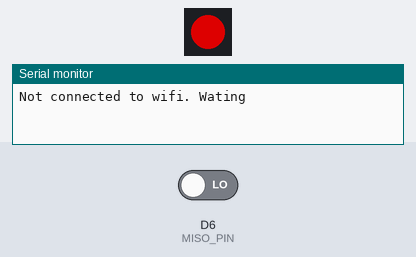
Bench run of a program on a simulated ESP8266 (NodeMCU). Shown: 1 RGB LEDs in strip order, left to right, the last lines printed to the serial monitor. Inputs (shaded band) come from the test bench; at power-on: D6 (MISO_PIN) LOW. Dim RGB values are drawn brighter than linear; WiFi joins after 1.5 s; servers stay silent unless stated.

Above: at 0.1 s.
At 2.1 s:
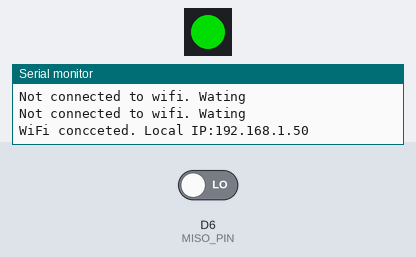
Timing chart, 0 to 3.6 s (numbered marks = the images above):
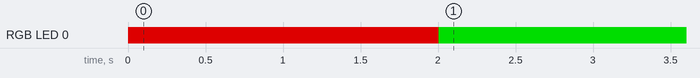

The program:

main.cpp
```cpp
#include <Arduino.h>

#include <Adafruit_NeoPixel.h>
#include <SPI.h>
#include "MCP3008.h"
#include <ESP8266WiFi.h>
#include <ESP8266WiFiMulti.h>
#include <WiFiUdp.h>

#include <SPI.h>

#include <ESP8266WiFi.h>
#include <WiFiUdp.h>

//define pin connections
#define CS_PIN D2
#define CLOCK_PIN D3
#define MOSI_PIN D4
#define MISO_PIN D6

//Constants
WiFiUDP Udp;
MCP3008 adc(CLOCK_PIN, MOSI_PIN, MISO_PIN, CS_PIN);
Adafruit_NeoPixel pixels = Adafruit_NeoPixel(1, D7, NEO_GRB + NEO_KHZ800);
// SHould not be more than 256 in order to minimize packet framentation (1 short int is packed in two bytes, giving a max packet size og 512 for buffer size 256)
const int BUFFER_SIZE = 256;
const int SLEEP_INTERVAL_MS = 10;

void setup() {
  // put your setup code here, to run once:
  Serial.begin(9600);

  pixels.begin(); // This initializes the NeoPixel library.

  // Set pixel to red before connecting
  pixels.setPixelColor(0, pixels.Color(150,0,0));
  pixels.show();

  /*
  for(uint8_t t = 6; t > 0; t--) {
      Serial.printf("[SETUP] WAIT %d...\n", t);
      Serial.flush();
      delay(1000);
  }
  */
  /*
  WiFiMulti.addAP("1 er sejere end 4", "elisabeth");

  while(WiFiMulti.run() != WL_CONNECTED) {
    Serial.println("Not connected to wifi. Wating");
    pixels.setPixelColor(0, pixels.Color(255,0,0));
    delay(500);
    pixels.setPixelColor(0, pixels.Color(150,0,0));
    delay(500);
  }
  */
  WiFi.begin("1 er sejere end 4", "elisabeth");

  while (WiFi.status() != WL_CONNECTED) {
    Serial.println("Not connected to wifi. Wating");
    pixels.setPixelColor(0, pixels.Color(255,0,0));
    delay(500);
    pixels.setPixelColor(0, pixels.Color(150,0,0));
    delay(500);
  }
  Serial.print("WiFi concceted. Local IP:");
  Serial.println(WiFi.localIP());
  // Change LED to green when connected
  pixels.setPixelColor(0, pixels.Color(0,150,0));
  pixels.show();
}

// Convert an array of 10 short integeres to an array of 20 bytes.
// This funciton allocates 20 bytes from heap. Please remember to free the memory
uint8_t* shortToBytes(short* shorts, int len) {
  uint8_t *bytes = (uint8_t *)malloc(len * 2);

  for (int i = 0; i < len; i++) {
    bytes[i * 2] = (uint8_t) (shorts[i] & 0x00FF);
    bytes[(i * 2) + 1] = (uint8_t) (shorts[i] >> 8);
  }
  return bytes;
}


char  replyPacekt[] = "Hi there! Got the message :-)";
short buffer[BUFFER_SIZE];
int curBufferPos = 0 ;
void loop() {
  double vRef        = 3.30;

  short val = adc.readADC(0); // read Channel 0 from MCP3008 ADC (pin 1)

  //Serial.println(val);
  if (curBufferPos == BUFFER_SIZE) {
    Serial.println("Transmitting over UDP");
    Udp.beginPacket("192.168.1.17", 10001);
    uint8_t *b = shortToBytes(buffer, BUFFER_SIZE);
    Udp.write(b, BUFFER_SIZE * 2);
    Udp.endPacket();
    free(b);
    curBufferPos = 0;
  }

  buffer[curBufferPos] = val;
  curBufferPos++;
  delay(SLEEP_INTERVAL_MS);
}
```

MCP3008.cpp
```cpp
/*
  MCP3008.cpp - Library for communicating with MCP3008 Analog to digital converter.
  Created by Uros Petrevski, Nodesign.net 2013
  Released into the public domain.

  ported from Python code originaly written by Adafruit learning system for rPI :
  http://learn.adafruit.com/send-raspberry-pi-data-to-cosm/python-script
*/

#include "Arduino.h"
#include "MCP3008.h"

MCP3008::MCP3008(int clockpin, int mosipin, int misopin, int cspin) {

    // define SPI outputs and inputs for bitbanging

    _cspin = cspin;
    _clockpin = clockpin;
    _mosipin = mosipin;
    _misopin = misopin;

    pinMode(_cspin, OUTPUT);
    pinMode(_clockpin, OUTPUT);
    pinMode(_mosipin, OUTPUT);
    pinMode(_misopin, INPUT);

}

// read SPI data from MCP3008 chip, 8 possible adc's (0 thru 7)
int MCP3008::readADC(int adcnum) {

  if ((adcnum > 7) || (adcnum < 0)) return -1; // Wrong adc address return -1

  // algo
  digitalWrite(_cspin, HIGH);

  digitalWrite(_clockpin, LOW); //  # start clock low
  digitalWrite(_cspin, LOW); //     # bring CS low

  int commandout = adcnum;
  commandout |= 0x18; //  # start bit + single-ended bit
  commandout <<= 3; //    # we only need to send 5 bits here

  for (int i=0; i<5; i++) {
    if (commandout & 0x80)
      digitalWrite(_mosipin, HIGH);
    else
      digitalWrite(_mosipin, LOW);

    commandout <<= 1;
    digitalWrite(_clockpin, HIGH);
    digitalWrite(_clockpin, LOW);

  }

  int adcout = 0;
  // read in one empty bit, one null bit and 10 ADC bits
  for (int i=0; i<12; i++) {
    digitalWrite(_clockpin, HIGH);
    digitalWrite(_clockpin, LOW);
    adcout <<= 1;
    if (digitalRead(_misopin))
      adcout |= 0x1;
  }
  digitalWrite(_cspin, HIGH);

  adcout >>= 1; //      # first bit is 'null' so drop it
  return adcout;
}
```

MCP3008.h
```cpp
/*
  MCP3008.h - Library for communicating with MCP3008 Analog to digital converter.
  Created by Uros Petrevski, Nodesign.net 2013
  Released into the public domain.

  ported from Python code originaly written by Adafruit learning system for rPI :
  http://learn.adafruit.com/send-raspberry-pi-data-to-cosm/python-script
*/

#ifndef MCP3008_h
#define MCP3008_h

#include "Arduino.h"

class MCP3008
{
  public:
    MCP3008(int clockpin, int mosipin, int misopin, int cspin);
    int readADC(int adcnum);
  private:
      int _clockpin, _mosipin, _misopin, _cspin;
};


#endif
```

Measured:
- by itself, RGB LED 0: off → RGB(150, 0, 0) at 0.00 s, → RGB(0, 150, 0) 2.0 s later
